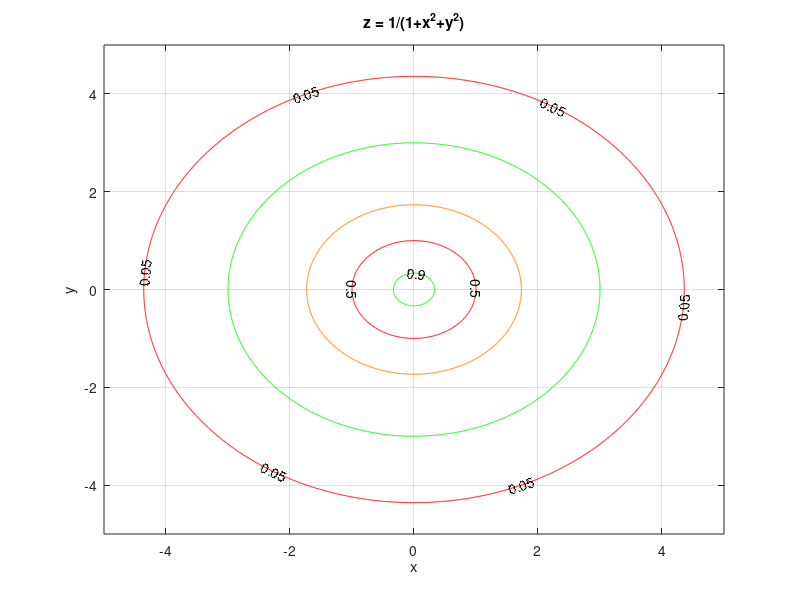
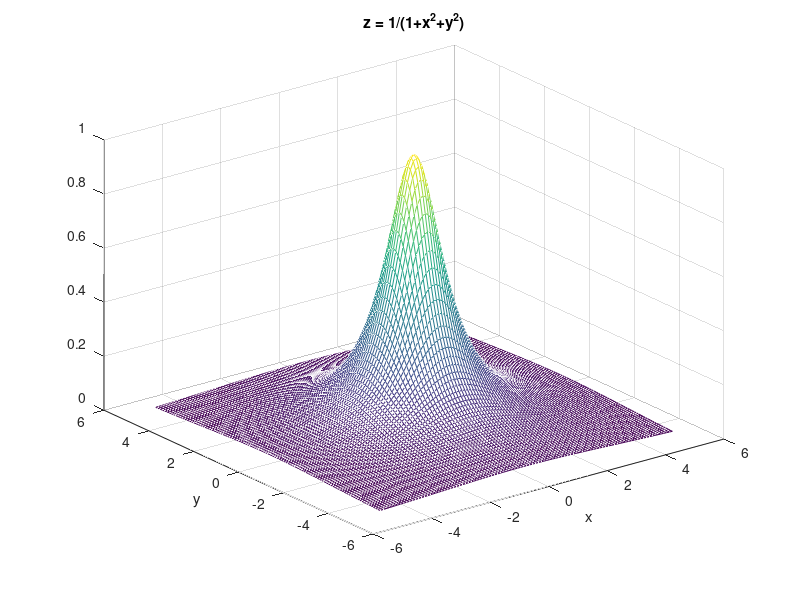

Reproduce these figures in MATLAB, in order.
close all;

colormap prism
[X,Y] = meshgrid(-5:.01:5,-5:.01:5);
Z = (1+X.^2 + Y.^2).^(-1);
[C,h] = contour(X,Y,Z,[1,0.9,0.5,0.25,0.1,0.05]);
set(h,'ShowText','on','TextStep',get(h,'LevelStep')*2)
grid on
xlabel('x')
ylabel('y')
title('z = 1/(1+x^2+y^2)')

%%%%%%%%%%%%%%%%%%%%%%%%%%%%%%%%%%%
figure

% surf(X,Y,Z)
[X,Y] = meshgrid(-5:.1:5,-5:.1:5);
Z = (1+X.^2 + Y.^2).^(-1);
mesh(X,Y,Z)
% colormap hsv
% colorbar
grid on
xlabel('x')
ylabel('y')
title('z = 1/(1+x^2+y^2)')
